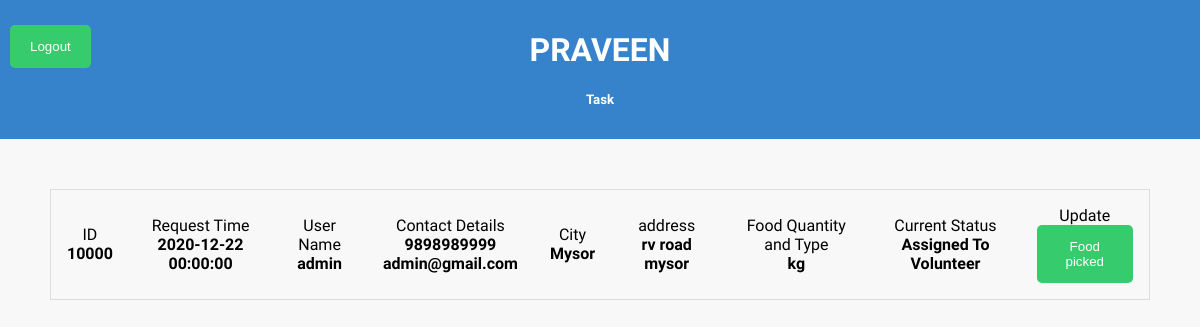
The app's page /projs/volunteer/volunteerpage.php (signed in) with its own data.
### tables this page shows
CREATE TABLE IF NOT EXISTS `volunteer` (
  `volunteer_id` int NOT NULL AUTO_INCREMENT,
  `volunteer_name` varchar(20) NOT NULL,
  `volunteer_password` varchar(30) NOT NULL,
  `volunteer_ph_number` bigint NOT NULL,
  `volunteer_regdate` datetime NOT NULL,
  `ngo_id` int NOT NULL,
  `volunteer_email` varchar(50) NOT NULL,
  `volunteer_address` varchar(100) NOT NULL,
  PRIMARY KEY (`volunteer_id`)
);

CREATE TABLE IF NOT EXISTS `food_pickup_request` (
  `request_id` int NOT NULL AUTO_INCREMENT,
  `request_time` datetime NOT NULL,
  `user_id` int NOT NULL,
  `city` varchar(20) NOT NULL,
  `address` varchar(100) NOT NULL,
  `status` varchar(50) DEFAULT 'Requested to NGO',
  `ngo_id` int NOT NULL,
  `volunteer_id` int DEFAULT NULL,
  `food_quantity` varchar(20) NOT NULL,
  `food_type` varchar(100) NOT NULL,
  PRIMARY KEY (`request_id`)
);

CREATE TABLE IF NOT EXISTS `user` (
  `user_id` int NOT NULL AUTO_INCREMENT,
  `user_name` text NOT NULL,
  `user_phonenumber` bigint NOT NULL,
  `user_email` varchar(30) NOT NULL,
  `user_password` varchar(30) NOT NULL,
  `reg_date` datetime NOT NULL,
  PRIMARY KEY (`user_id`),
  UNIQUE KEY `user_id` (`user_id`)
);

### projs/volunteer/volunteerpage.php (the view, shortened to what this page needs)
<?php
require '../config.php';
?>
<!DOCTYPE html>
<html lang="en">
<head>
    <link rel="stylesheet" href="../css/adminstyle.css" />
    <link rel="stylesheet" href="./../css/signin.css" />
</head>
<body>
    <div style="background-color: #3683cc; padding: 10px;">
    <a href="./../index.php"><button class="backbutton" style="position: absolute;">Logout</button></a>
    <?php
           $user_num=$_SESSION['volunteer_id'];
           $query= "SELECT * FROM `volunteer` where volunteer_id=$user_num";
           $query_run = mysqli_query($con,$query);
           $row=$query_run->fetch_array();
          ?>
        <h1 class="ngoname">
            <?php echo strtoupper($row['volunteer_name']); ?>
        </h1>
        <h5 class="ngoname">Task</h5>
    </div>
    <section>
        <div style="padding:50px">
            <table>
             <tbody>
             <?php
					$sql="SELECT `food_pickup_request`.ngo_id, `food_pickup_request`.request_id, `food_pickup_request`.user_id,`food_pickup_request`.`city`, `food_pickup_request`.address, `food_pickup_request`.status, `food_pickup_request`.`volunteer_id`,`food_pickup_request`.`request_time`,`food_pickup_request`.`food_quantity`,`food_pickup_request`.`food_type`, `user`.`user_id`,`user`.`user_name`,`user`.`user_phonenumber`,`user`.`user_email`, `volunteer`.`volunteer_id`, `volunteer`.`volunteer_name` FROM `food_pickup_request` LEFT JOIN user ON `food_pickup_request`.`user_id` = `user`.`user_id` LEFT JOIN `volunteer` ON `food_pickup_request`.`volunteer_id` = `volunteer`.`volunteer_id` WHERE `food_pickup_request`.`volunteer_id`='$user_num' AND `food_pickup_request`.status != 'Compleated' ORDER BY request_time DESC";
					$query=$con->query($sql);
					while($row=$query->fetch_array()){
			?>
               <tr>
                  <td>ID <b><br><?php echo $row['request_id']; ?></b></td>
                  <td>Request Time <b><br><?php echo $row['request_time']; ?></b></td>
                  <td>User Name<b><br><?php echo $row['user_name']; ?></b></td>
                  <td>Contact Details<b><br><?php echo $row['user_phonenumber']; ?><br><?php echo $row['user_email']; ?></b></td>
                  <td>City<b><br><?php echo $row['city']; ?></b></td>
                  <td>address<b><br><?php echo $row['address']; ?></b></td>
                  <td>Food Quantity and Type<b><br><?php echo $row['food_quantity']; ?>kg<br><?php echo $row['food_type']; ?></b></td>
                  <td> Current Status<b><br><?php echo $row['status']; ?></b></td>
                  <td>
                      Update<br>
                      <?php
                      $cstatus =$row['status'];
                      if($cstatus=='Assigned To Volunteer')
                      {
                          ?>
                                <a href="Update1.php?request_id=<?php echo $row['request_id'];  ?>"><button type="button" class="aprovebtn" name="submit_btn">Food picked</button></a>
                          <?php
                      }
                      elseif($cstatus=='Food picked')
                      {
                          ?>
                                <a href="Update2.php?request_id=<?php echo $row['request_id'];  ?>"><button type="button" class="aprovebtn" name="submit_btn">Food Distributed</button></a>
                          <?php
                      }
                       ?>
                  </td>
               </tr>
               <?php
					}
				?>
             </tbody>
            </table>
        </div>
    </section>
</body>
</html>

### projs/css/adminstyle.css (style rules this page uses)
table { border-collapse: collapse; border-spacing: 0; width: 100%; }
td { text-align: center; padding: 16px; font-family: "Rosario", sans-serif; }
body { margin: 0; }
tr { padding: 10px; margin-top: 10px; text-align: center; border: 1px solid #ddd; }
.ngoname { text-align: center; color: white; font-family: "Rosario", sans-serif; }
.backbutton { border-radius: 5px; background-color: #36cc6d; padding: 14px 20px; color: white; border: none; cursor: pointer; width: auto; float: left; position: fixed; top: 25px; outline: none; }
.aprovebtn { border-radius: 5px; background-color: #36cc6d; padding: 14px 20px; color: white; border: none; cursor: pointer; width: auto; outline: none; }

### projs/css/signin.css (style rules this page uses)
body { padding: 0; margin: 0; font-family: openn; background-color: #f8f8f8; font-family: "Poppins", sans-serif; }
h1 { font-family: "Poppins", sans-serif; }
a { text-decoration: none; }

### records on screen
volunteer: volunteer_name "PRAVEEN"
food_pickup_request: request_id "10000", request_time "2020-12-22 00:00:00", user.user_name "admin", user.user_phonenumber "9898989999", user.user_email "admin@gmail.com", city "Mysor", address "rv road mysor", status "Assigned To Volunteer"
